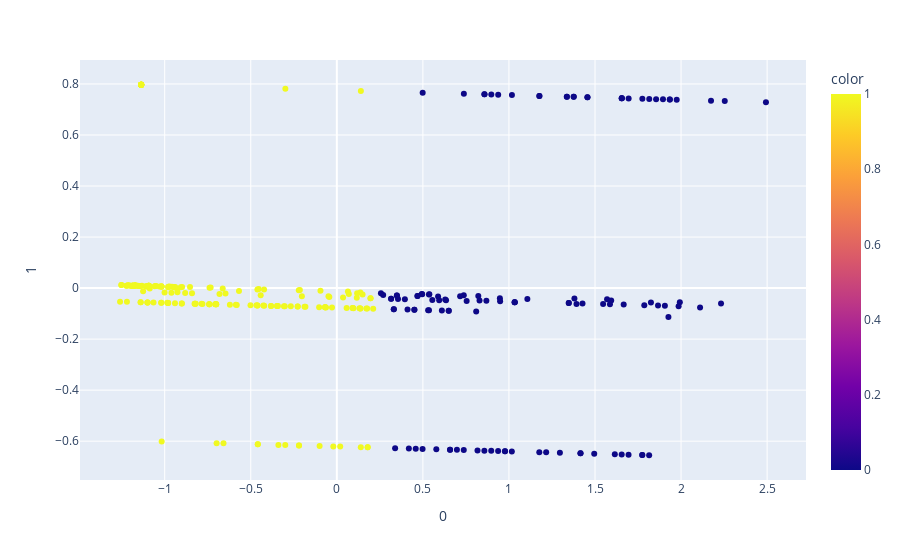

Source (notebook cell):
### Code cell
# 2D Scatter Plot
X = model_data_encoded

pca_nbhoods = PCA(n_components=2)
components = pca_nbhoods.fit_transform(X)
fig = px.scatter(components, x=0, y=1, color=y_km)
fig.show()

### Figure 1 — Plotly figure (JSON) as saved in the notebook; plotly's stock layout.template omitted (floating-point values rounded to 4 significant figures; data arrays with more than 128 entries replaced by an {"elided": "..."} marker saying what was removed)
{"data": [{"hovertemplate": "0=%{x}<br>1=%{y}<br>color=%{marker.color}<extra></extra>", "legendgroup": "", "marker": {"color": {"elided": "306 int values"}, "coloraxis": "coloraxis", "symbol": "circle"}, "mode": "markers", "name": "", "orientation": "v", "showlegend": false, "type": "scatter", "x": {"elided": "306 float values"}, "xaxis": "x", "y": {"elided": "306 float values"}, "yaxis": "y"}], "layout": {"autosize": true, "coloraxis": {"colorbar": {"title": {"text": "color"}}, "colorscale": [[0, "#0d0887"], [0.1111, "#46039f"], [0.2222, "#7201a8"], [0.3333, "#9c179e"], [0.4444, "#bd3786"], [0.5556, "#d8576b"], [0.6667, "#ed7953"], [0.7778, "#fb9f3a"], [0.8889, "#fdca26"], [1, "#f0f921"]]}, "legend": {"tracegroupgap": 0}, "margin": {"t": 60}, "xaxis": {"anchor": "y", "autorange": true, "domain": [0, 1], "range": [-1.492, 2.726], "title": {"text": "0"}, "type": "linear"}, "yaxis": {"anchor": "x", "autorange": true, "domain": [0, 1], "range": [-0.7676, 0.9093], "title": {"text": "1"}, "type": "linear"}}}
